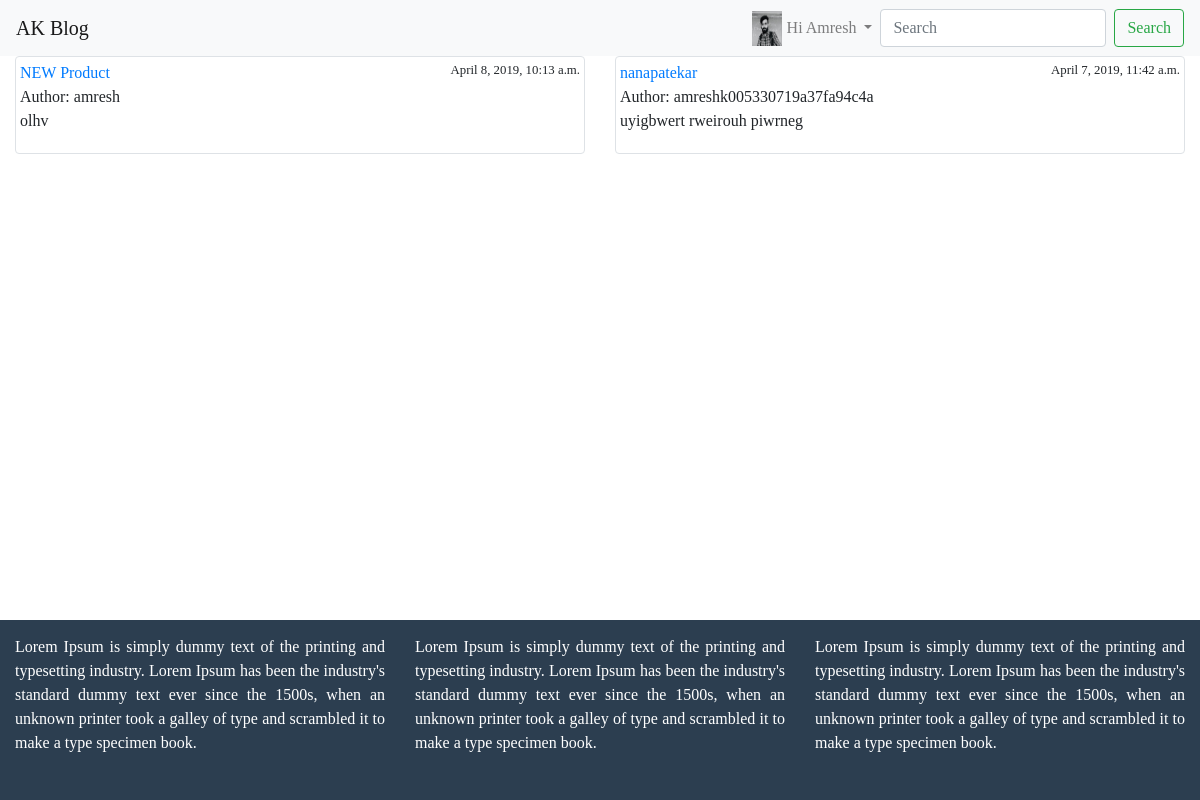
/favourite/ (signed in), run on the app's committed database.
### blog/models.py (models this page shows, shortened)
class Profile(models.Model):
    user = models.OneToOneField(User, on_delete=models.CASCADE)
    dob = models.DateField(null=True, blank=True)
    photo = models.ImageField(null=True, blank=True)

class Post(models.Model):
    objects = models.Manager()      #our default Manager
    published = PublishedManager()  #our Coustommodel manager
    STATUS_CHOICES = {
        ('draft','Draft'),
        ('published', 'Published'),
    }
    title =  models.CharField(max_length=100)
    slug = models.SlugField(max_length=120)
    author = models.ForeignKey(User, related_name='blog_posts',on_delete=models.CASCADE)
    body = models.TextField()
    likes = models.ManyToManyField(User, related_name='likes', blank=True)
    created = models.DateTimeField(auto_now_add = True)
    updated = models.DateTimeField(auto_now=True)
    status = models.CharField(max_length=10, choices=STATUS_CHOICES, default='draft')
    restrict_comment = models.BooleanField(default=False)
    favourite = models.ManyToManyField(User, related_name='favourite', blank=True)
    class Meta:
        ordering = ['-id']
    def get_absolute_url(self):
        return reverse('blog:post_detail', args=[self.id, self.slug])

### blog/views.py (the view)
# urls.py: path('favourite/', views.post_favourite_list, name="post_favourite_list")
def post_favourite_list(request):
    user = request.user
    favourite_posts = user.favourite.all()
    context = {
        'favourite_posts': favourite_posts,
    }
    return render(request, 'blog/post_favourite_list.html', context)

### templates/blog/post_favourite_list.html
{% extends 'base.html' %}
{% block content %}
<div class="row">
        {% for p in favourite_posts %}
        <div class="col-md-6">
            <div class="img-thumbnail">
                <a href="{{ p.get_absolute_url }}">{{ p.title }}</a><small style="float:right">{{ p.created }}</small></small><br>
                   Author: {{ p.author }}<br>
                   <p>{{ p.body }}</p>
            </div>
            <br>
        </div>
        {% empty %}
        <div class="conatiner-fluid">
            <h3>No Favourite Posts Found.</h3>
        </div>
        {% endfor %}
    </div>
{% endblock %}

### templates/navbar.html (shortened to what this page needs)
<nav class="navbar navbar-expand-lg navbar-light bg-light">
        <a class="navbar-brand" href="{% url 'blog:post_list' %}">AK Blog</a>
        <div class="collapse navbar-collapse" id="navbarSupportedContent">
          <ul class="navbar-nav">
            {% if request.user.is_authenticated %}
            <li class="nav-item dropdown">
                <a class="nav-link dropdown-toggle" href="#" id="navbarDropdown" role="button" data-toggle="dropdown" aria-haspopup="true" aria-expanded="false">
                  {% if request.user.profile.photo %}
                 <img src="{{ request.user.profile.photo.url }}" alt="" class="navbar-img">
                 {% else %}
                 <img src="/media/alo.png" alt="" class="navbar-img">
                  {% endif %}
                  <span>Hi {{ request.user|capfirst }}</span>
                </a>
            </li>
            {% else %}
              <li class="nav-item">
                  <a href="{% url 'blog:user_login' %}" class="nav-link">Login</a>
              </li>
              {% endif %}
          </ul>
          <form action="{% url 'blog:post_list' %}" class="form-inline my-2 my-lg-0">
            <input class="form-control mr-sm-2" type="search" placeholder="Search" aria-label="Search" name='q'>
            <button class="btn btn-outline-success my-2 my-sm-0" type="submit" >Search</button>
          </form>
        </div>
      </nav>

### static/blog/style.css (style rules this page uses)
html { position: relative; min-height: 100%; }
body { font-family: 'Lucida Cassul', 'Comic Sans MS'; margin-bottom: 200px; }
.navbar-img { width: 30px; height: 35px; float:left; background-size: auto 100%; margin-top:-5px; margin-right: 5px; }

### data on the page
Post: title "NEW Product", created "April 8, 2019, 10:13 a.m.", author "amresh", body "olhv"
Post: title "nanapatekar", created "April 7, 2019, 11:42 a.m.", author "amreshk005330719a37fa94c4a", body "uyigbwert rweirouh piwrneg"

### other printed values
{{ request.user|capfirst }} "Amresh"
